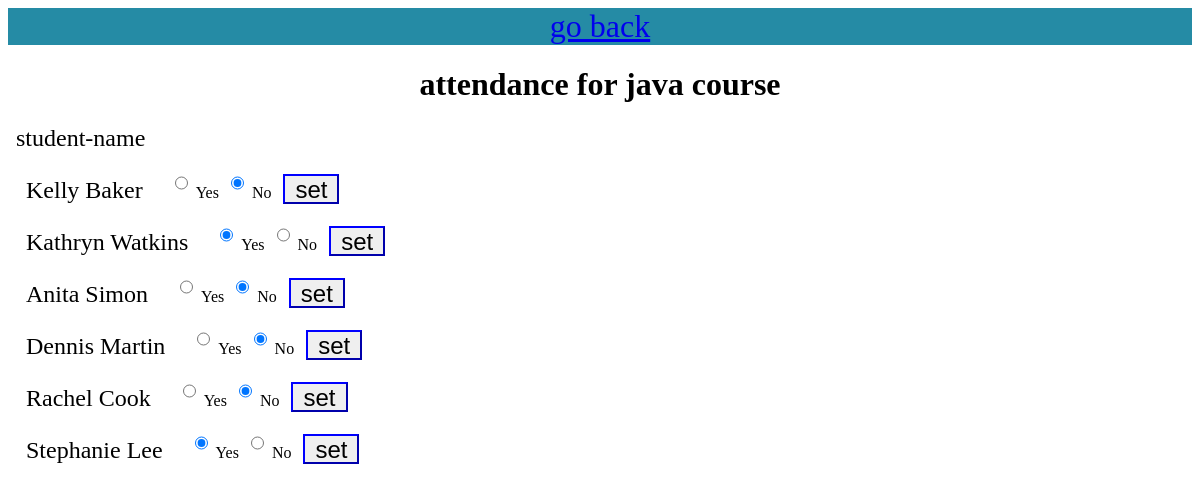
Screenshot of /java_attend with the database file from the repository.
### tables this page shows
CREATE TABLE students_attendance (
        id INTEGER PRIMARY KEY,
        teacher_id INTEGER,
        student_id INTEGER,
        course_id INTEGER,
        attendance TEXT,
        FOREIGN KEY (student_id) REFERENCES students (id),
        FOREIGN KEY (course_id) REFERENCES courses (id),
        FOREIGN KEY (teacher_id) REFERENCES teachers (id),
        UNIQUE(student_id, course_id, teacher_id)
        );

CREATE TABLE "students" (
	"id"	INTEGER,
	"name"	TEXT NOT NULL,
	"email"	TEXT NOT NULL UNIQUE,
	"phone_num"	TEXT,
	PRIMARY KEY("id")
);

### app.py (the view, shortened to what this page needs)
@app.route('/java_attend',methods=['GET','POST'])
def java():
    if request.method == 'GET':
        java_attend = {}
        students = execute_query("SELECT s.name, sa.attendance FROM students_attendance sa JOIN students s ON s.id = sa.student_id WHERE sa.course_id=2")
        for student in students:
            name = student[0]
            attend = student[1]
            java_attend[name] = attend
        return render_template('java_attend.html', java_attend=java_attend)

### setup_db.py (called while the page is built)
def execute_query(sql):
    with sqlite3.connect("students.db") as conn:
        cur=conn.cursor()
        cur.execute(sql)
        return cur.fetchall()

### templates/java_attend.html (shortened to what this page needs)
<!DOCTYPE html>
<html lang="en">
<head>
    <link rel="stylesheet" href="/static/python_attend.css">
</head>
<body>
    <div class="navbar-main">
        <a href="/attendance">go back</a>
    </div>
    <h1>attendance for java course</h1>
    <p>student-name</p>
    {% for name, attend in java_attend.items() %}
    <form action="/java_attend" method="POST">
<label class="student">
        {{ name }}
    </label>
    <input type="radio" name="attendance" value="yes" {% if attend == "yes" %}checked{% endif %}>Yes
    <input type="radio" name="attendance" value="no" {% if attend == "no" %}checked{% endif %}>No
    <button type="submit">set</button>
</form>
    {% endfor %}
</body>
</html>

### static/python_attend.css (style rules this page uses)
.navbar-main { display: grid; text-align: center; font-size: xx-large; background-color: rgb(37, 139, 165); }
h1 { display: grid; text-align: center; font-size: xx-large; }
.student, input, button { margin: 8px; padding: 0 10px; height: 30px; border-color: blue; font-size: x-large; }
p { font-size: x-large; margin: 8px; }

### rows the page displays
students_attendance: name "Kelly Baker", attendance "☑"
students_attendance: name "Kathryn Watkins", attendance "☑"
students_attendance: name "Anita Simon", attendance "☑"
students_attendance: name "Dennis Martin", attendance "☑"
students_attendance: name "Rachel Cook", attendance "☑"
students_attendance: name "Stephanie Lee", attendance "☑"
